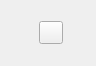
<?xml version="1.0" encoding="UTF-8"?>
<ui version="4.0">
 <class>ViVolumeWidget</class>
 <widget class="QWidget" name="ViVolumeWidget">
  <property name="geometry">
   <rect>
    <x>0</x>
    <y>0</y>
    <width>96</width>
    <height>66</height>
   </rect>
  </property>
  <property name="maximumSize">
   <size>
    <width>16777215</width>
    <height>16777215</height>
   </size>
  </property>
  <property name="windowTitle">
   <string>Form</string>
  </property>
  <property name="styleSheet">
   <string notr="true">b</string>
  </property>
  <layout class="QFormLayout" name="formLayout">
   <property name="leftMargin">
    <number>0</number>
   </property>
   <property name="topMargin">
    <number>0</number>
   </property>
   <property name="rightMargin">
    <number>0</number>
   </property>
   <property name="bottomMargin">
    <number>0</number>
   </property>
   <item row="0" column="0">
    <widget class="ViVolumeBar" name="volumeBar" native="true">
     <property name="minimumSize">
      <size>
       <width>0</width>
       <height>0</height>
      </size>
     </property>
    </widget>
   </item>
   <item row="0" column="1">
    <widget class="QWidget" name="widget" native="true">
     <property name="styleSheet">
      <string notr="true"/>
     </property>
     <layout class="QGridLayout" name="gridLayout">
      <property name="leftMargin">
       <number>0</number>
      </property>
      <property name="topMargin">
       <number>0</number>
      </property>
      <property name="rightMargin">
       <number>0</number>
      </property>
      <property name="bottomMargin">
       <number>0</number>
      </property>
      <property name="spacing">
       <number>0</number>
      </property>
      <item row="1" column="0">
       <widget class="ViButton" name="muteButton">
        <property name="text">
         <string/>
        </property>
       </widget>
      </item>
      <item row="0" column="0">
       <spacer name="verticalSpacer_2">
        <property name="orientation">
         <enum>Qt::Vertical</enum>
        </property>
        <property name="sizeHint" stdset="0">
         <size>
          <width>20</width>
          <height>40</height>
         </size>
        </property>
       </spacer>
      </item>
      <item row="2" column="0">
       <spacer name="verticalSpacer">
        <property name="orientation">
         <enum>Qt::Vertical</enum>
        </property>
        <property name="sizeHint" stdset="0">
         <size>
          <width>20</width>
          <height>40</height>
         </size>
        </property>
       </spacer>
      </item>
     </layout>
    </widget>
   </item>
  </layout>
 </widget>
 <customwidgets>
  <customwidget>
   <class>ViVolumeBar</class>
   <extends>QWidget</extends>
   <header>vivolumebar.h</header>
   <container>1</container>
  </customwidget>
  <customwidget>
   <class>ViButton</class>
   <extends>QToolButton</extends>
   <header>vibutton.h</header>
  </customwidget>
 </customwidgets>
 <resources/>
 <connections/>
</ui>
